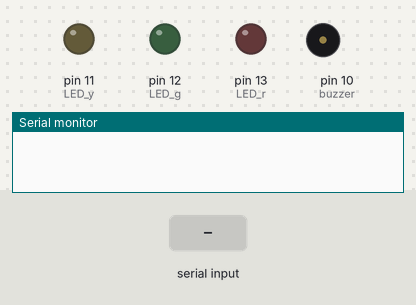
A sketch run on a simulated Arduino Uno, built with avr-gcc and run on an emulated ATmega328P. On the bench: output pins drawn as LEDs (lit = HIGH), buzzer (waves = sounding, pin HIGH), the last lines printed to the serial monitor. The test bench sets the inputs (shaded band).

Above: at 1.2 s.
1.3 s: "E" received over Serial
At 2.9 s:
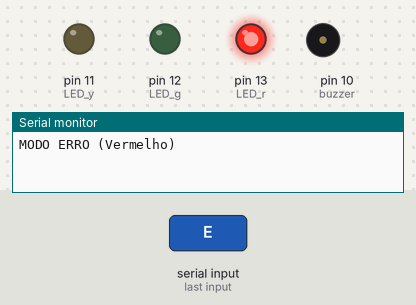
3.2 s: "F" received over Serial
At 4.3 s:
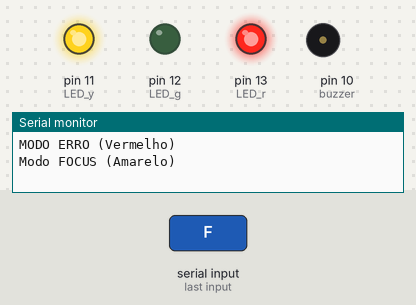
4.8 s: "P" received over Serial
At 5.6 s:
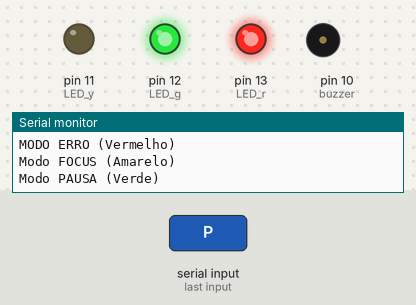
6.4 s: "C" received over Serial
At 7.4 s:
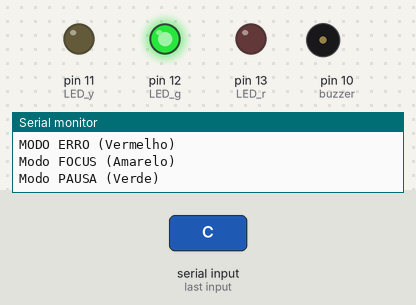
7.9 s: "F" received over Serial
At 9.0 s:
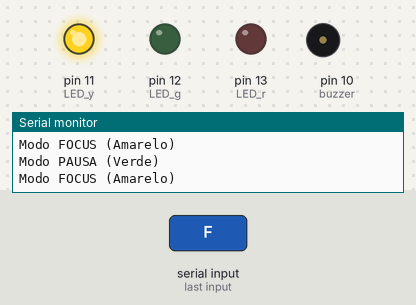
9.5 s: "P" received over Serial
At 9.57 s:
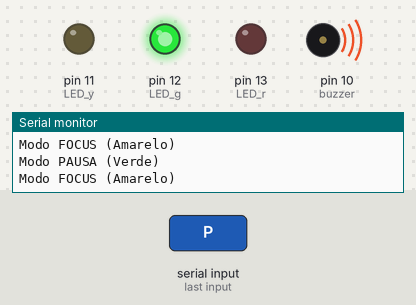
Timing chart, 0 to 12.1 s (numbered marks = the images above; inputs shaded):
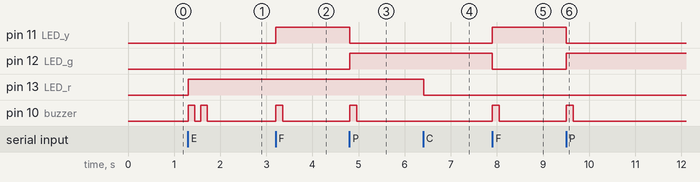

The sketch:

GS_IoT.ino
```cpp
#define LED_r 13   // LED vermelho
#define LED_g 12   // LED verde
#define LED_y 11   // LED amarelo
#define buzzer 10  // buzzer

void beep(int vezes, int duracao = 150) {
  for (int i = 0; i < vezes; i++) {
    digitalWrite(buzzer, HIGH);
    delay(duracao);
    digitalWrite(buzzer, LOW);
    delay(120);
  }
}

void setup() {
  // Inicialização
  pinMode(LED_r, OUTPUT);
  pinMode(LED_g, OUTPUT);
  pinMode(LED_y, OUTPUT);
  pinMode(buzzer, OUTPUT);

  digitalWrite(LED_r, LOW);
  digitalWrite(LED_g, LOW);
  digitalWrite(LED_y, LOW);
  digitalWrite(buzzer, LOW);

  // *** IMPORTANTE ***
  Serial.begin(9600);   // <-- Faltava isto!
}

void loop() {
  if (Serial.available() > 0) {
    char c = Serial.read();

    if (c == 'F') {
      digitalWrite(LED_y, HIGH);   // LED amarelo
      digitalWrite(LED_g, LOW);
      beep(1);
      Serial.println("Modo FOCUS (Amarelo)");
    }
    else if (c == 'P') {
      digitalWrite(LED_g, HIGH);   // LED verde
      digitalWrite(LED_y, LOW);
      beep(1);
      Serial.println("Modo PAUSA (Verde)");
    }
    else if (c == 'E') {
      digitalWrite(LED_r, HIGH);   // LED vermelho
      beep(2);
      Serial.println("MODO ERRO (Vermelho)");
    }
    else if (c == 'C') {
      digitalWrite(LED_r, LOW);
    }
  }

  delay(10);
}
```

Measured:
- after the input at 1.3 s, pin 13 (LED_r): LOW → HIGH at once; pin 10 (buzzer): alternates HIGH for 0.15 s and LOW for 0.12 s, 4 changes in all, then stays LOW, starting at once
- after the input at 3.2 s, pin 11 (LED_y): LOW → HIGH at once; pin 10 (buzzer): LOW → HIGH at once, → LOW 0.15 s later
- after the input at 4.8 s, pin 11 (LED_y): HIGH → LOW at once; pin 12 (LED_g): LOW → HIGH at once; pin 10 (buzzer): LOW → HIGH at once, → LOW 0.15 s later
- after the input at 6.4 s, pin 13 (LED_r): HIGH → LOW at once
- after the input at 7.9 s, pin 11 (LED_y): LOW → HIGH at once; pin 12 (LED_g): HIGH → LOW at once; pin 10 (buzzer): LOW → HIGH at once, → LOW 0.15 s later
- after the input at 9.5 s, pin 11 (LED_y): HIGH → LOW at once; pin 12 (LED_g): LOW → HIGH at once; pin 10 (buzzer): LOW → HIGH at once, → LOW 0.15 s later
